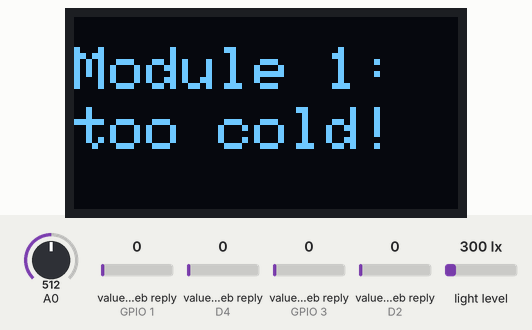
Recording of a sketch running on a simulated ESP8266 (NodeMCU). Parts: 128×64 one-colour display. Wiring (inferred from the names in the program): BH1750 light sensor at I2C address 0x23; BH1750 light sensor at I2C address 0x5C. The test bench sets the inputs (shaded band); at power-on: value in the web reply (sensors on GPIO 1, D4, GPIO 3, D2) 0, light level 300 lx, A0 = 512. WiFi joins after 1.5 s; servers stay silent unless stated; web services answer with replies made up by the test bench; what the sketch prints to the serial monitor is not drawn.

Above: at 3.0 s.
3.1 s: value in the web reply (sensor on GPIO 1) set to 50
At 13.0 s:
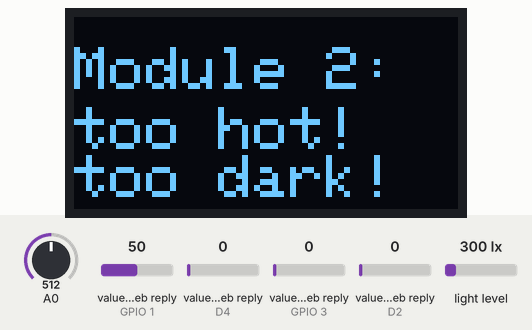
16.1 s: value in the web reply (sensor on D4) set to 98
At 26.4 s:
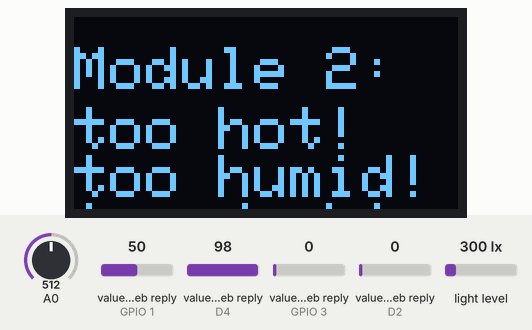
29.1 s: value in the web reply (sensor on GPIO 3) set to 28
39.8 s: value in the web reply (sensor on GPIO 3) set to 32
At 46.4 s:
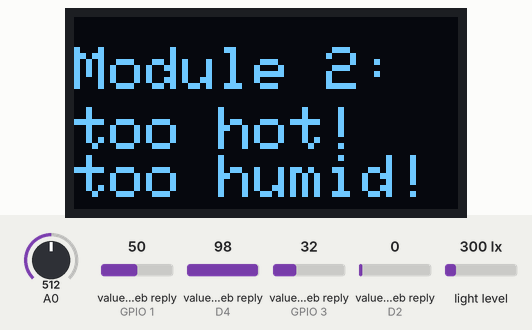
52.8 s: light level set to 500 lx
At 56.9 s:
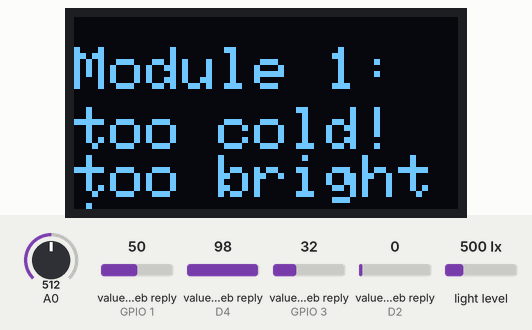
65.8 s: A0 set to 610
At 69.8 s:
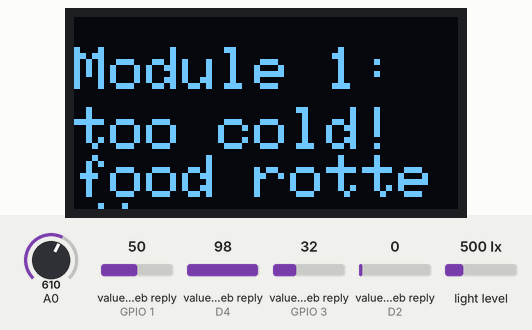
Timing chart, 0 to 71.3 s (numbered marks = the images above; inputs shaded):
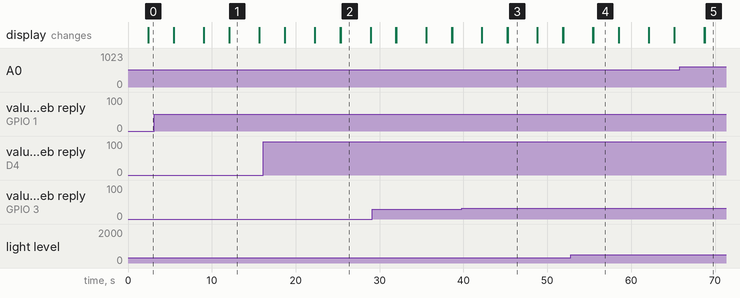

The sketch:

Master.ino
```cpp
#include <SPI.h>
#include <Wire.h>
#include "AM2320.h"
#include <Adafruit_GFX.h>
#include <Adafruit_SSD1306.h>
#include <ESP8266WiFi.h>
#include <ThingSpeak.h>

AM2320 th;

#define SCREEN_WIDTH 128 // OLED display width, in pixels
#define SCREEN_HEIGHT 64 // OLED display height, in pixels
Adafruit_SSD1306 display(SCREEN_WIDTH, SCREEN_HEIGHT, &Wire, -1);

int BH1750address = 0x23; // BH1750 I2C address
byte buff[2];
int sensorlightintensityue;

const char* ssid = "Edward"; // replace with your WiFi SSID
const char* password = "12345678"; // replace with your WiFi password
unsigned long masterChannelNumber = 2787975; // replace with your ThingSpeak channel number
unsigned long slaveChannelNumber = 2787819; // replace with your ThingSpeak channel number
const char* masterWriteAPIKey = "WWZW447IN3G56NJV"; // replace with your ThingSpeak Write API Key
const char* slaveReadAPIKey = "CKKSKLF3FM82JKMY"; // replace with your ThingSpeak Read API Key
int statusCode = 0;
int field[5] = {1,2,3,4,5};
float TempGet = 0;
float HumiGet = 0;
float LumenGet = 0;
float GasInteGet = 0;

WiFiClient client;

void setup() {
  Wire.begin(2, 0);
  Serial.begin(115200);

  Serial.println("ESP8266-12E/F BH1750 test program\n");
  Serial.println("Build-in LED at GPIO-16(D0)");
  Serial.println("I2C SDA Pin at GPIO-2(D4)");
  Serial.println("I2C SCL Pin at GPIO-0(D3)");

  // OLED Setup
  if (!display.begin(SSD1306_SWITCHCAPVCC, 0x3C)) { // Address 0x3D for 128x64
    Serial.println(F("SSD1306 allocation failed"));
    for (;;);
  }

  display.clearDisplay();
  display.setTextSize(2);
  display.setTextColor(WHITE);
  display.setCursor(0, 10);
  display.println("Connecting");
  display.println("to");
  display.println("Internet..");
  display.display();

  // Connect to WiFi
  WiFi.begin(ssid, password);
  while (WiFi.status() != WL_CONNECTED) {
    delay(500);
    Serial.print(".");
  }
  Serial.println("\nWiFi connected");
  display.clearDisplay();
  display.println("Device");
  display.println("Connected");

  ThingSpeak.begin(client);

  delay(300);
}

void loop() {
  // Read and display AM2320 data
  float localhumidity = th.getHumidity();
  float localtemperature = th.getTemperature();
  Serial.print("humidity: ");
  Serial.print(localhumidity);
  Serial.print("%");
  Serial.print(" || temperature: ");
  Serial.print(localtemperature);
  Serial.println("*C");

  // Read and display BH1750 data
  uint16_t locallightintensity = 0;
  BH1750_Init(BH1750address);
  delay(200);
  if (2 == BH1750_Read(BH1750address)) {
    locallightintensity = ((buff[0] << 8) | buff[1]) / 1.2;
    Serial.print(locallightintensity, DEC);
    Serial.println("[lx]");
  }

  // Read and display analog sensor lightintensityue
  uint16_t localsensorgasintensity = analogRead(A0);
  Serial.print("PPM =");
  Serial.println(localsensorgasintensity);

  // Upload data to ThingSpeak Master Channel
  ThingSpeak.setField(1, localtemperature);
  ThingSpeak.setField(2, localhumidity);
  ThingSpeak.setField(3, locallightintensity);
  ThingSpeak.setField(4, localsensorgasintensity);
  ThingSpeak.writeFields(masterChannelNumber, masterWriteAPIKey);

  //get data from thingspeak channel
  statusCode = ThingSpeak.readMultipleFields(slaveChannelNumber,slaveReadAPIKey);
  if (statusCode == 200){
    //success
    Serial.println("Successful Read Fields");
    TempGet = ThingSpeak.getFieldAsFloat(field[0]);
    HumiGet = ThingSpeak.getFieldAsFloat(field[1]);
    LumenGet = ThingSpeak.getFieldAsFloat(field[2]);
    GasInteGet = ThingSpeak.getFieldAsFloat(field[3]);
    Serial.print("Temperature: ");
    Serial.println(TempGet);
    Serial.print("Humidity: ");
    Serial.println(HumiGet);
    Serial.print("Light Intensity: ");
    Serial.println(LumenGet);
    Serial.print("Gas Intensity: ");
    Serial.println(GasInteGet);
  }
  else{
     Serial.println("Problem reading channel. HTTP error code " + String(statusCode));
  }

  // OLED display
  display.clearDisplay();
  display.setTextColor(WHITE);
  display.setTextSize(2);
  display.setCursor(0, 10);
  display.println("Module 1:");
  display.setCursor(0, 30);
  if(localtemperature < 15 || localtemperature > 30 || localhumidity > 75 || localsensorgasintensity > 600 || locallightintensity < 30 || locallightintensity > 300){
    if(localtemperature < 10){
      display.println("too cold!");
      display.display();
    }
    if(localtemperature > 30){
      display.println("too hot!");
      display.display();
    }
    if(localhumidity > 75){
      display.println("too humid!");
      display.display();
    }
    if(localsensorgasintensity > 600){
      display.println("food rotted!");
      display.display();
    }
    if(locallightintensity < 30){
      display.println("too dark!");
      display.display();
    }
    if(locallightintensity > 300){
      display.println("too bright!");
      display.display();
    }
  }
  else{
    display.println("Normal");
    display.display();
  }
  delay(3000);

  display.clearDisplay();
  display.setTextColor(WHITE);
  display.setCursor(0, 10);
  display.println("Module 2:");
  display.setCursor(0, 30);
  if(TempGet < 15 || TempGet > 30 || HumiGet > 75 || GasInteGet > 600 || LumenGet < 30 || LumenGet > 300){
    if(TempGet < 15){
      display.println("too cold!");
      display.display();
    }
    if(TempGet > 30){
      display.println("too hot!");
      display.display();
    }
    if(HumiGet > 75){
      display.println("too humid!");
      display.display();
    }
    if(GasInteGet > 600){
      display.println("food rotted!");
      display.display();
    }
    if(LumenGet < 30){
      display.println("too dark!");
      display.display();
    }
    if(LumenGet > 300){
      display.println("too bright!");
      display.display();
    }
  }
  else{
    display.println("Normal");
    display.display();
  }
  delay(3000);
}

int BH1750_Read(int address) {
  int i = 0;
  Wire.beginTransmission(address);
  Wire.requestFrom(address, 2);
  while (Wire.available()) {
    buff[i] = Wire.read();
    i++;
  }
  Wire.endTransmission();
  return i;
}

void BH1750_Init(int address) {
  Wire.beginTransmission(address);
  Wire.write(0x10); // 1lx resolution 120ms
  Wire.endTransmission();
}
```

AM2320.cpp
```cpp
#include "AM2320.h"
#include <Wire.h>
//
// AM2321 Temperature & Humidity Sensor library for Arduino
//
// The MIT License (MIT)
//
// Copyright (c) 2015 THAKSHAK GUDIMETLA
//
// Permission is hereby granted, free of charge, to any person obtaining a copy
// of this software and associated documentation files (the "Software"), to deal
// in the Software without restriction, including without limitation the rights
// to use, copy, modify, merge, publish, distribute, sublicense, and/or sell
// copies of the Software, and to permit persons to whom the Software is
// furnished to do so, subject to the following conditions:
//
// The above copyright notice and this permission notice shall be included in
// all copies or substantial portions of the Software.
//
// THE SOFTWARE IS PROVIDED "AS IS", WITHOUT WARRANTY OF ANY KIND, EXPRESS OR
// IMPLIED, INCLUDING BUT NOT LIMITED TO THE WARRANTIES OF MERCHANTABILITY,
// FITNESS FOR A PARTICULAR PURPOSE AND NONINFRINGEMENT. IN NO EVENT SHALL THE
// AUTHORS OR COPYRIGHT HOLDERS BE LIABLE FOR ANY CLAIM, DAMAGES OR OTHER
// LIABILITY, WHETHER IN AN ACTION OF CONTRACT, TORT OR OTHERWISE, ARISING FROM,
// OUT OF OR IN CONNECTION WITH THE SOFTWARE OR THE USE OR OTHER DEALINGS IN
// THE SOFTWARE.
//

AM2320::AM2320()
{
     unsigned char s = 0;
     for(s = 0; s< 8; s++)
     {
           data_buffer[s] = 0x00;
     }
}

void AM2320::read_sensor_readings()
{
	AM2320();
	Wire.begin(2,0);
	int len = 2+ AM2320_read_count +2;// COMMAND + DATA + REGCOUNT + CRCLSB + CRCMSB
	Wire.beginTransmission(AM2320_address);
	//delayMicroseconds(2000); //>1.5ms
	Wire.endTransmission();
	delayMicroseconds(2000); //>1.5ms
	//
	// Read Command
	//
	Wire.beginTransmission(AM2320_address);
	Wire.write(AM2320_read_sensor_data);
	Wire.write(AM2320_RH_hb);
	Wire.write(AM2320_read_count);
	Wire.endTransmission();
	//
	// Waiting
	//
	delayMicroseconds(1600); //>1.5ms
	//
	// Read
	//
	Wire.requestFrom(AM2320_address, len);
	for (int i = 0; i < len; i++)
	{
	  data_buffer[i] = Wire.read();
	  delayMicroseconds(1600); //>1.5ms
	}
}
float AM2320::getTemperature(void)
{
	read_sensor_readings();
	temperature  = data_buffer[4] << 8;
	temperature += data_buffer[5];
	return(temperature/10);
}
float AM2320::getHumidity(void)
{
	read_sensor_readings();
	humidity     = data_buffer[2] << 8;
	humidity    += data_buffer[3];
	return (humidity/10);
}

unsigned long AM2320::CRC16(uint8_t *ptr, uint8_t length)
{
      unsigned long crc = 0xFFFF;
      uint8_t s = 0x00;

      while(length--)
      {
        crc ^= *ptr++;
        for(s = 0; s < 8; s++)
        {
          if((crc & 0x01) != 0)
          {
            crc >>= 1;
            crc ^= 0xA001;
          }
          else
          {
            crc >>= 1;
          }
        }
      }

      return crc;
}
bool AM2320::CRCCheck(void)
{
	read_sensor_readings();
	unsigned long crc=0;
	crc  = data_buffer[6] << 8;
	crc += data_buffer[7];

	if (crc == CRC16(data_buffer, 8))
            return true;
        return false;
}
```

AM2320.h
```cpp
#ifndef AM2320_H
#define AM2320_H

#include <Arduino.h>

#define AM2320_address (0xB8 >> 1)
#define I2C_write_cmd 0x00
#define I2C_read_cmd 0x01

#define AM2320_read_sensor_data 0x03
#define AM2320_write_multiple_registers 0x10

#define AM2320_RH_hb 0x00
#define AM2320_RH_lb 0x01
#define AM2320_T_hb 0x02
#define AM2320_T_lb 0x03
#define AM2320_read_count 0x04

class AM2320
{
	public:
		AM2320();
		float getTemperature(void);
		float getHumidity(void);
		bool CRCCheck(void);
	protected:
		uint8_t data_buffer[8];
		void read_sensor_readings(void);
	private:
		int temperature;
		unsigned int humidity;
		unsigned long CRC16(uint8_t*, uint8_t);

};

#endif
```

stripes.c
```cpp

```

Measured:
- the behaviour switches between 29 and 30 on value in the web reply (sensor on GPIO 3) (found by bisection; images 2 and 3)
- after the input at 3.1 s, the display: first differs from a run without the input after 9.0 s (image 1 shows a later state)
- after the input at 16.1 s, the display: first differs from a run without the input after 9.3 s (image 2)
- after the input at 39.8 s, the display: first differs from a run without the input after 5.5 s (image 3)
- after the input at 52.8 s, the display: first differs from a run without the input after 2.7 s (image 4)
- after the input at 65.8 s, the display: first differs from a run without the input after 3.0 s (image 5)
- what the display in image 1 shows lasts 3.6 s, from 12.1 s to 15.7 s
